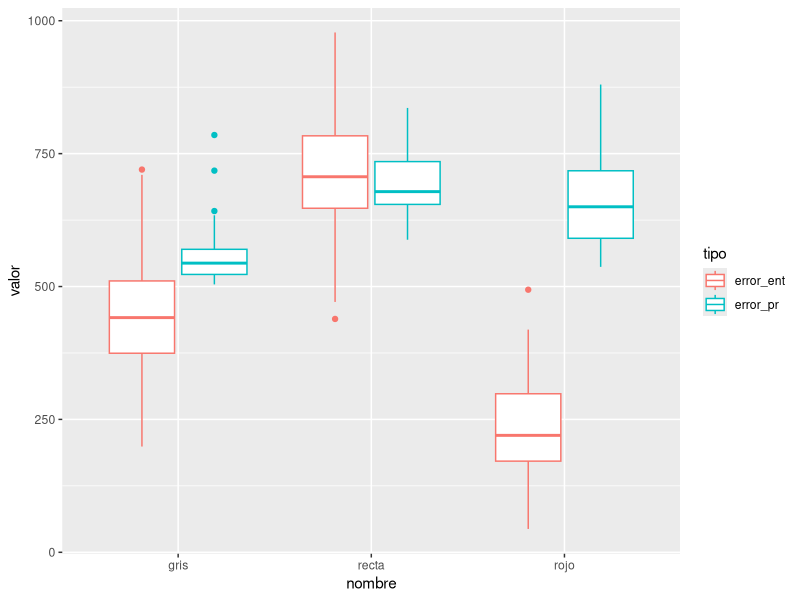

Here is the R script that generated this plot:
## ---- chunk 1
library(tidyverse)
simula_muestra <- function(f, x) {
  # devuelve datos simulados 
  error <- rnorm(length(x), 0, 500)
  y <- f(x) + error
  datos <- tibble(x = x, y = y)
  datos
}

ajusta_modelos <- function(datos_entrena){
  # la salida es una lista con los modelos ajustados
  # opcionalmente, puedes cambiar el suavizamiento 
  mod_rojo <- loess(y ~ x, data = datos_entrena, span=0.3)
  mod_gris <- loess(y ~ x, data = datos_entrena, span=1)
  mod_recta <- lm(y ~ x, data = datos_entrena)
  df_mods <- tibble(nombre = c('recta', 'rojo', 'gris'))
  df_mods$modelo <- list(mod_recta, mod_rojo, mod_gris)
  df_mods
}


error_f <- function(df){
  function(mod){
    preds <- predict(mod, newdata = df)
    round(sqrt(mean((preds - df$y) ^ 2)))
  }
}

calcula_error <- function(df_modelos, datos){
  error <- error_f(datos)
  df_modelos <- df_modelos %>% 
    mutate(error_prueba = map_dbl(modelo, error))
  df_modelos
}

f <- function(x){
  ifelse(x < 10, 1000*sqrt(x), 1000*sqrt(10))
}
## ---- chunk 2
x_0 <- sample(0:13, 500, replace = T)
datos_prueba <- simula_muestra(f, x_0)
# usamos x fija para entrenamiento (puedes simular también)
x <- c(1,7,10,0,0,5,9,13,2,4,17,18,1,2)
## ---- chunk 3
datos_entrena <- simula_muestra(f, x)
modelos <- ajusta_modelos(datos_entrena)
error_entrena <- error_f(datos_entrena)
error_prueba <- error_f(datos_prueba)
modelos %>% 
  mutate(error_ent = map_dbl(modelo, error_entrena),
         error_pr = map_dbl(modelo, error_prueba))

## ---- chunk 4
## Una solución
replicaciones <- map_dfr(1:100, function(i){
  datos_entrena <- simula_muestra(f, x)
  modelos <- ajusta_modelos(datos_entrena)
  error_entrena <- error_f(datos_entrena)
  error_prueba <- error_f(datos_prueba)
  
  errores <- modelos %>% 
    mutate(error_ent = map_dbl(modelo, error_entrena),
           error_pr = map_dbl(modelo, error_prueba))
  errores <- errores %>% mutate(replicacion = i)
  errores
}) %>% gather(tipo, valor, error_ent:error_pr)

ggplot(replicaciones, aes(x = nombre, y = valor, colour= tipo)) +
  geom_boxplot()
